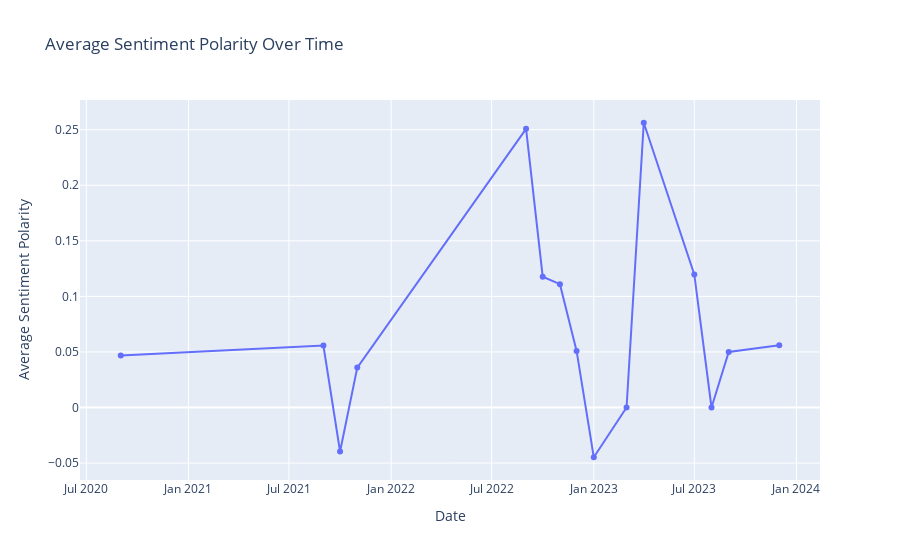
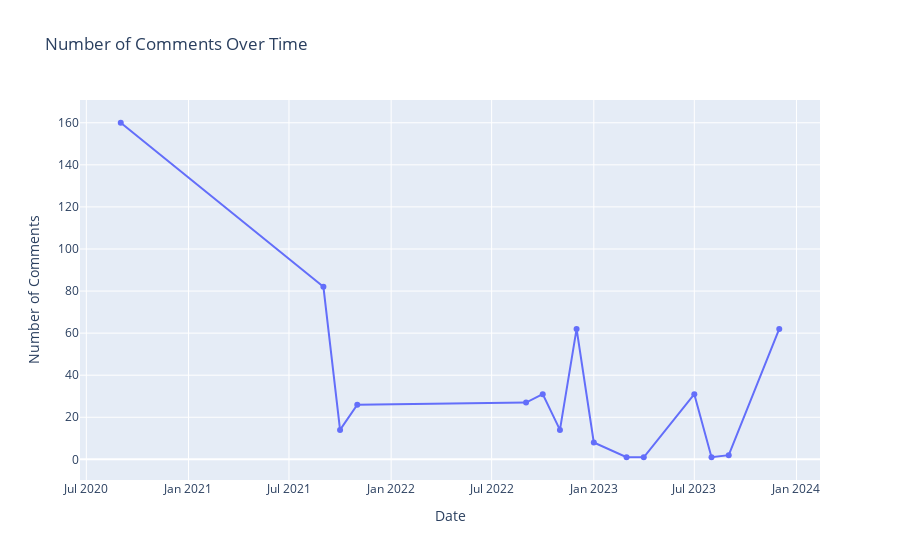

Write notebook code for charts like these, in order.
### Code cell
# --- 6. Temporal Analysis of Sentiment ---
print("\n--- 6. Temporal Analysis of Sentiment ---")

# Group by month and year to see sentiment trends over time
sentiment_over_time = df.groupby('month_year')['polarity'].mean().reset_index()
sentiment_over_time['date_period'] = pd.to_datetime(sentiment_over_time['month_year']) # Convert back for proper sorting

# Sort by date
sentiment_over_time = sentiment_over_time.sort_values('date_period')

fig_sentiment_trend = px.line(sentiment_over_time, x='date_period', y='polarity',
                              title='Average Sentiment Polarity Over Time',
                              labels={'date_period': 'Date', 'polarity': 'Average Sentiment Polarity'},
                              markers=True) # Add markers to show individual data points
fig_sentiment_trend.show()

# Count of comments over time
comments_over_time = df.groupby('month_year').size().reset_index(name='comment_count')
comments_over_time['date_period'] = pd.to_datetime(comments_over_time['month_year'])
comments_over_time = comments_over_time.sort_values('date_period')

fig_comment_count = px.line(comments_over_time, x='date_period', y='comment_count',
                            title='Number of Comments Over Time',
                            labels={'date_period': 'Date', 'comment_count': 'Number of Comments'},
                            markers=True)
fig_comment_count.show()

### Figure 1 — Plotly figure (JSON) as saved in the notebook; plotly's stock layout.template omitted (floating-point values rounded to 4 significant figures)
{"data": [{"hovertemplate": "Date=%{x}<br>Average Sentiment Polarity=%{y}<extra></extra>", "legendgroup": "", "line": {"color": "#636efa", "dash": "solid"}, "marker": {"symbol": "circle"}, "mode": "lines+markers", "name": "", "orientation": "v", "showlegend": false, "type": "scatter", "x": ["2020-09-01T00:00:00.000000000", "2021-09-01T00:00:00.000000000", "2021-10-01T00:00:00.000000000", "2021-11-01T00:00:00.000000000", "2022-09-01T00:00:00.000000000", "2022-10-01T00:00:00.000000000", "2022-11-01T00:00:00.000000000", "2022-12-01T00:00:00.000000000", "2023-01-01T00:00:00.000000000", "2023-03-01T00:00:00.000000000", "2023-04-01T00:00:00.000000000", "2023-07-01T00:00:00.000000000", "2023-08-01T00:00:00.000000000", "2023-09-01T00:00:00.000000000", "2023-12-01T00:00:00.000000000"], "xaxis": "x", "y": [0.04673, 0.05573, -0.03958, 0.03588, 0.2508, 0.1177, 0.111, 0.05094, -0.04477, 0.0, 0.2562, 0.1198, 0.0, 0.05, 0.05597], "yaxis": "y"}], "layout": {"legend": {"tracegroupgap": 0}, "title": {"text": "Average Sentiment Polarity Over Time"}, "xaxis": {"anchor": "y", "domain": [0, 1], "title": {"text": "Date"}}, "yaxis": {"anchor": "x", "domain": [0, 1], "title": {"text": "Average Sentiment Polarity"}}}}

### Figure 2 — Plotly figure (JSON) as saved in the notebook; plotly's stock layout.template omitted (floating-point values rounded to 4 significant figures)
{"data": [{"hovertemplate": "Date=%{x}<br>Number of Comments=%{y}<extra></extra>", "legendgroup": "", "line": {"color": "#636efa", "dash": "solid"}, "marker": {"symbol": "circle"}, "mode": "lines+markers", "name": "", "orientation": "v", "showlegend": false, "type": "scatter", "x": ["2020-09-01T00:00:00.000000000", "2021-09-01T00:00:00.000000000", "2021-10-01T00:00:00.000000000", "2021-11-01T00:00:00.000000000", "2022-09-01T00:00:00.000000000", "2022-10-01T00:00:00.000000000", "2022-11-01T00:00:00.000000000", "2022-12-01T00:00:00.000000000", "2023-01-01T00:00:00.000000000", "2023-03-01T00:00:00.000000000", "2023-04-01T00:00:00.000000000", "2023-07-01T00:00:00.000000000", "2023-08-01T00:00:00.000000000", "2023-09-01T00:00:00.000000000", "2023-12-01T00:00:00.000000000"], "xaxis": "x", "y": [160, 82, 14, 26, 27, 31, 14, 62, 8, 1, 1, 31, 1, 2, 62], "yaxis": "y"}], "layout": {"legend": {"tracegroupgap": 0}, "title": {"text": "Number of Comments Over Time"}, "xaxis": {"anchor": "y", "domain": [0, 1], "title": {"text": "Date"}}, "yaxis": {"anchor": "x", "domain": [0, 1], "title": {"text": "Number of Comments"}}}}
